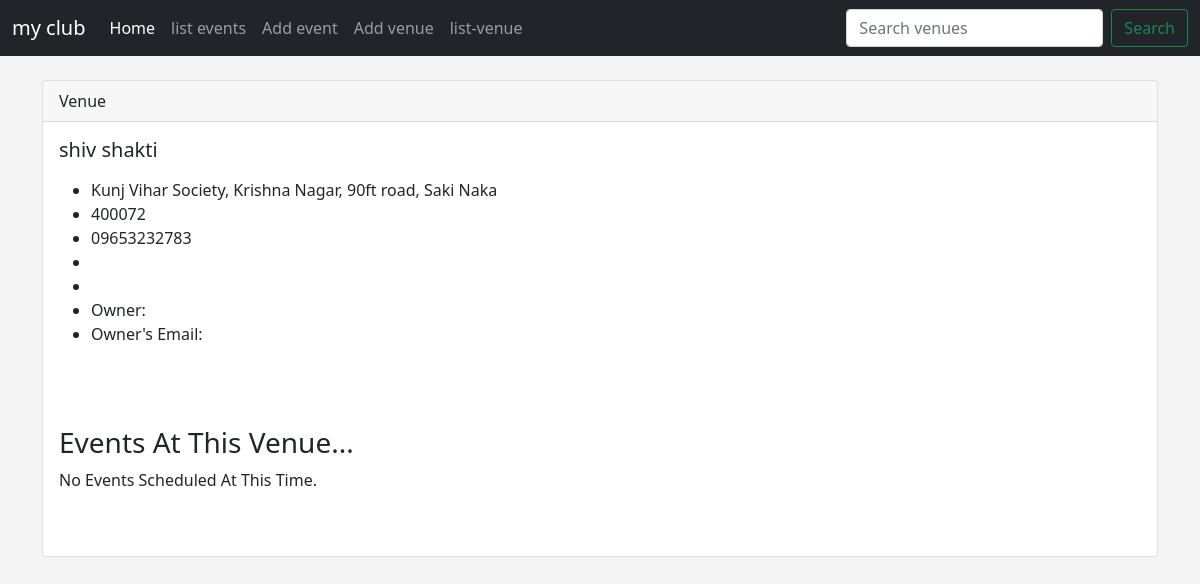
/events/show_venue/1, run on an earlier commit of the app's database.
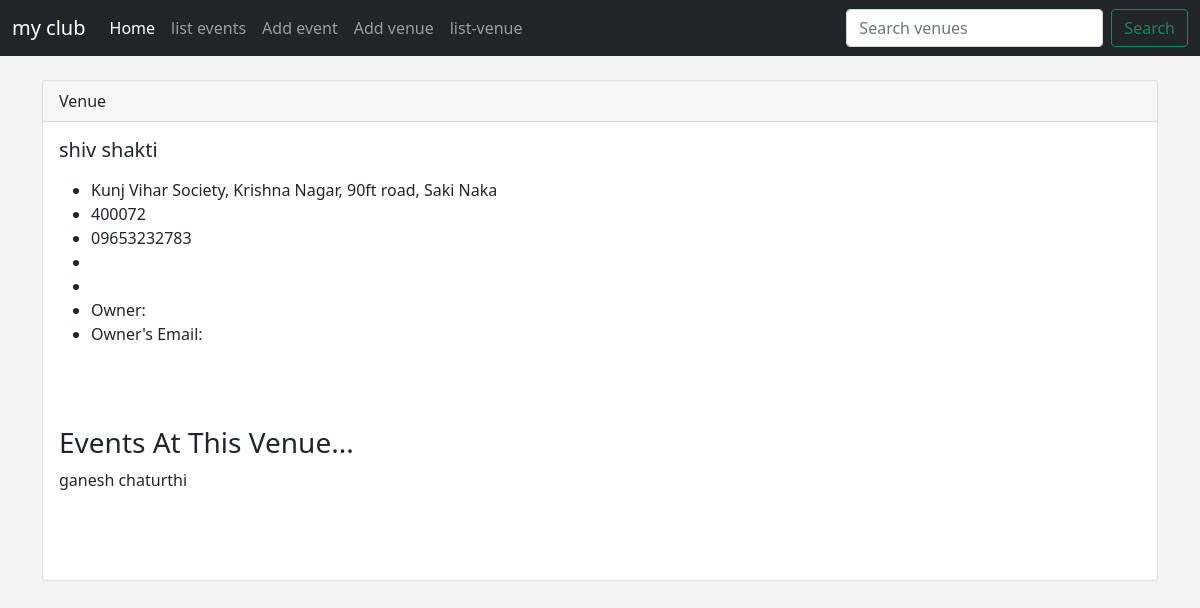
And on a later commit of the database.
### events/models.py (models this page shows)
class Event(models.Model):
    name = models.CharField('event title',max_length=200)
    description = models.TextField(blank=True,null=True)
    manager = models.ForeignKey(User,blank=True,null=True,on_delete=models.SET_NULL)
    event_date = models.DateField("event date")
    venue = models.ForeignKey(Venue,blank=True,null=True, on_delete=models.CASCADE)
    attendees = models.ManyToManyField(MyClubUser, blank=True)
    def __str__(self):
        return self.name

### events/views.py (the view)
# urls.py: path('show_venue/<venue_id>', views.show_venue, name='show_venue'),
def show_venue(request, venue_id):
	venue = Venue.objects.get(pk=venue_id)
	events = venue.event_set.all()
	return render(request, 'events/show_venue.html',
		{'venue': venue,
		'events':events})

### events/models.py (called while the page is built)
    def __str__(self):
        return self.name

### events/templates/events/show_venue.html (shortened to what this page needs)
{% extends 'events/base.html' %}
{% block content %}
<div class="card">
  <div class="card-header">
    Venue
  </div>
  <div class="card-body">
    <h5 class="card-title">{{ venue }}</h5>
    <p class="card-text">
    	<ul>
	<li>{{ venue.address }}</li>
	<li>{{ venue.zip_code }}</li>
	<li>{{ venue.phone }}</li>
	<li>{{ venue.email_address }}</li>
	<li><a href="{{ venue.web }}">{{ venue.web }}</a></li>
	<li>Owner: {{ venue_owner }} </li>
	<li>Owner's Email: {{ venue_owner.email }} </li>
	</ul>
	<br>
    </p>
    <br/>
		<h3>Events At This Venue...</h3>
		{% if events %}
	{% for event in events %}
	{{ event}}<br/>
	{% endfor %}
	<br/>
	{% else %}
	No Events Scheduled At This Time.
	{% endif %}
	</div>
	<br/><br/>
</div>
	<br/>
{% endblock %}

What changed in the data, as far as the page shows it:
added Event: name "ganesh chaturthi"
Also different on the page:
text no longer shown: "No Events Scheduled At This Time."
